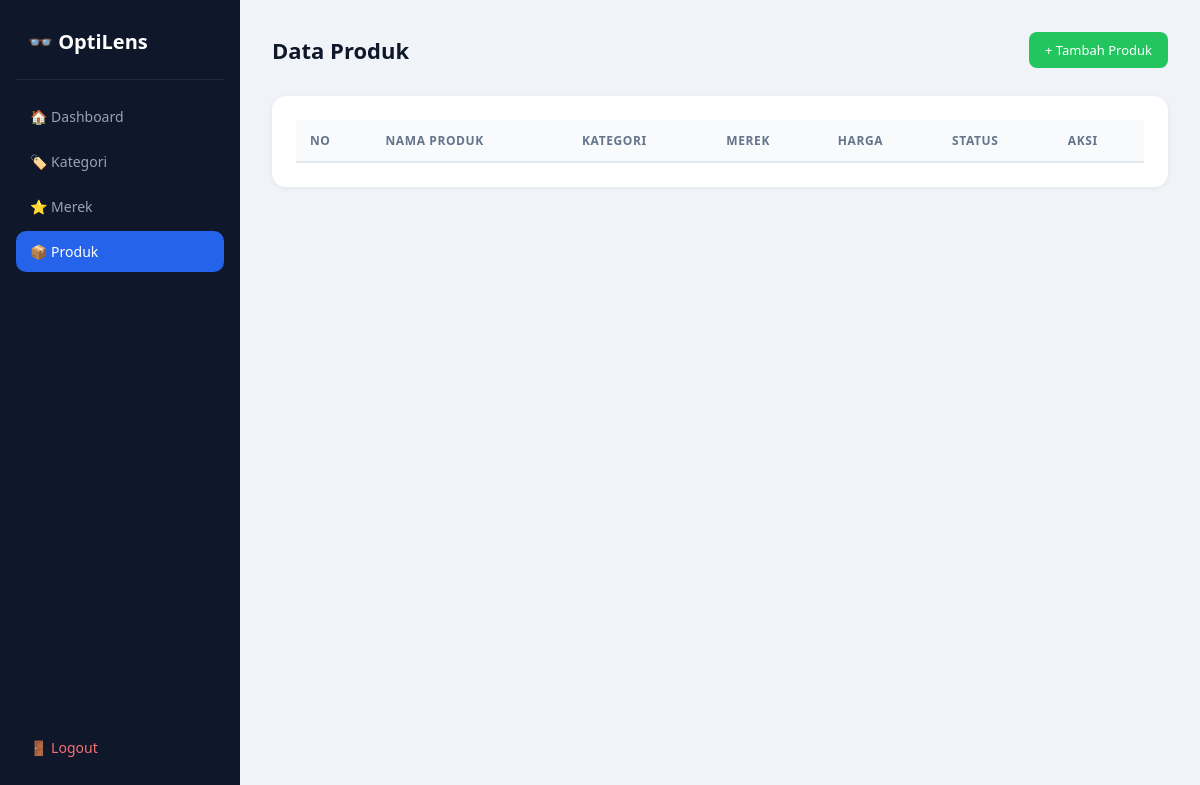
/admin/produk/index.php (signed in), run on an earlier commit of the app's database.
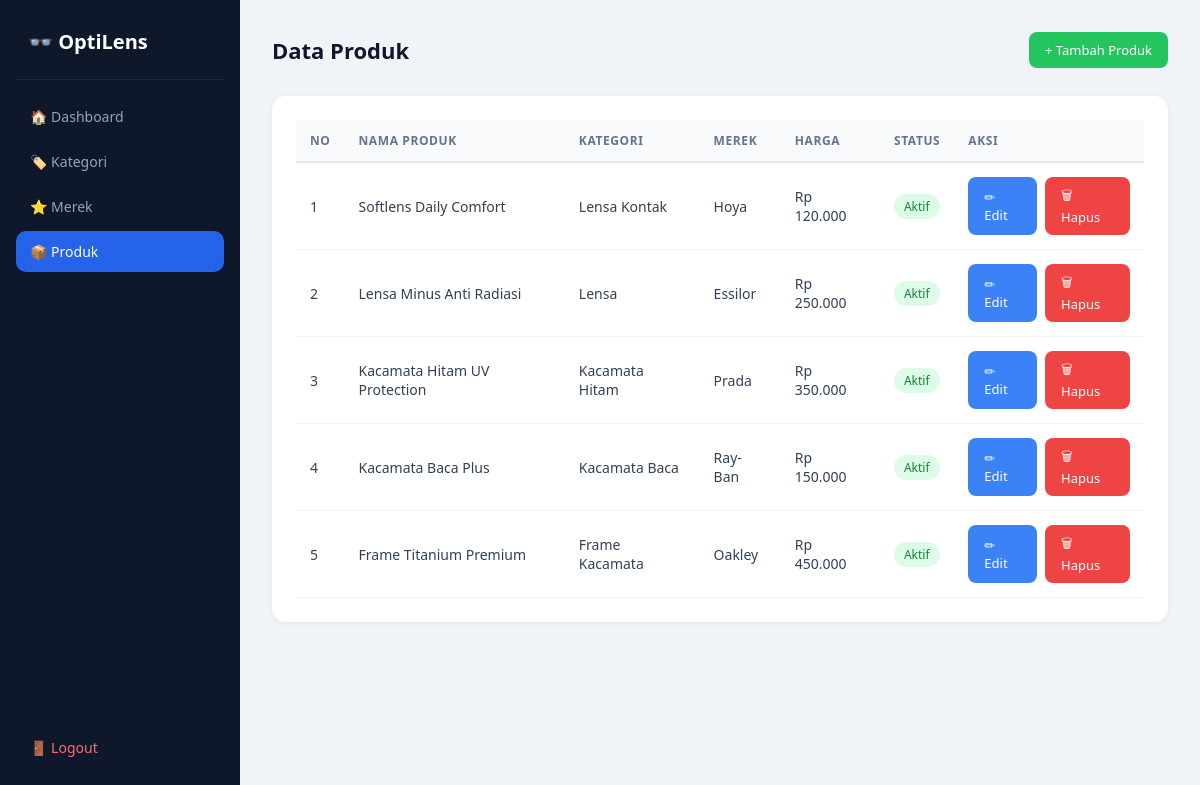
And on a later commit of the database.
### tables this page shows
CREATE TABLE `produk` (
  `id` int UNSIGNED NOT NULL,
  `kategori_id` int UNSIGNED NOT NULL,
  `merek_id` int UNSIGNED DEFAULT NULL,
  `nama` varchar(200) NOT NULL,
  `slug` varchar(220) NOT NULL,
  `deskripsi` text,
  `material` varchar(100) DEFAULT NULL COMMENT 'cth: Titanium, Plastik, TR90',
  `bentuk_frame` varchar(50) DEFAULT NULL COMMENT 'cth: Oval, Square, Cat Eye, Round',
  `jenis_lensa` varchar(100) DEFAULT NULL COMMENT 'cth: Minus, Plus, Bifokal, Anti Radiasi (untuk produk lensa)',
  `harga` decimal(12,2) NOT NULL,
  `harga_coret` decimal(12,2) DEFAULT NULL,
  `berat_gram` smallint UNSIGNED DEFAULT NULL,
  `is_aktif` tinyint(1) NOT NULL DEFAULT '1',
  `is_featured` tinyint(1) NOT NULL DEFAULT '0',
  `terjual` int UNSIGNED NOT NULL DEFAULT '0',
  `rating_avg` decimal(3,2) NOT NULL DEFAULT '0.00',
  `rating_count` int UNSIGNED NOT NULL DEFAULT '0',
  `created_at` datetime NOT NULL DEFAULT CURRENT_TIMESTAMP,
  `updated_at` datetime NOT NULL DEFAULT CURRENT_TIMESTAMP ON UPDATE CURRENT_TIMESTAMP
);

CREATE TABLE `kategori` (
  `id` int UNSIGNED NOT NULL,
  `nama` varchar(100) NOT NULL,
  `slug` varchar(120) NOT NULL,
  `deskripsi` text,
  `gambar` varchar(255) DEFAULT NULL,
  `urutan` int NOT NULL DEFAULT '0',
  `created_at` datetime NOT NULL DEFAULT CURRENT_TIMESTAMP
);

CREATE TABLE `merek` (
  `id` int UNSIGNED NOT NULL,
  `nama` varchar(100) NOT NULL,
  `slug` varchar(120) NOT NULL,
  `logo` varchar(255) DEFAULT NULL,
  `is_aktif` tinyint(1) NOT NULL DEFAULT '1'
);

### admin/produk/index.php (the view, shortened to what this page needs)
<?php
require_once "../../config/database.php";
$query = mysqli_query($conn, "
    SELECT p.*, k.nama AS kategori, m.nama AS merek
    FROM produk p
    LEFT JOIN kategori k ON p.kategori_id = k.id
    LEFT JOIN merek m ON p.merek_id = m.id
    ORDER BY p.id DESC
");
?>
<!DOCTYPE html>
<html lang="id">
<head>
    <link rel="stylesheet" href="../assets/style.css">
</head>
<body>
<div class="wrapper">
    <div class="sidebar">
        <div class="brand">👓 OptiLens</div>
        <a href="../dashboard.php">🏠 Dashboard</a>
        <a href="../kategori/index.php">🏷️ Kategori</a>
        <a href="../merek/index.php">⭐ Merek</a>
        <a href="index.php" class="active">📦 Produk</a>
        <a href="../../logout.php" class="logout">🚪 Logout</a>
    </div>
    <div class="main">
        <div class="topbar">
            <h1>Data Produk</h1>
            <a href="tambah.php" class="btn btn-add">+ Tambah Produk</a>
        </div>
        <div class="card">
            <table class="table">
                <thead>
                    <tr>
                        <th>No</th>
                        <th>Nama Produk</th>
                        <th>Kategori</th>
                        <th>Merek</th>
                        <th>Harga</th>
                        <th>Status</th>
                        <th>Aksi</th>
                    </tr>
                </thead>
                <tbody>
                <?php $no = 1; while ($row = mysqli_fetch_assoc($query)): ?>
                    <tr>
                        <td><?= $no++ ?></td>
                        <td><?= htmlspecialchars($row['nama']) ?></td>
                        <td><?= $row['kategori'] ?? '-' ?></td>
                        <td><?= $row['merek'] ?? '-' ?></td>
                        <td>Rp <?= number_format($row['harga'], 0, ',', '.') ?></td>
                        <td>
                            <span class="badge <?= $row['is_aktif'] ? 'badge-success' : 'badge-gray' ?>">
                                <?= $row['is_aktif'] ? 'Aktif' : 'Nonaktif' ?>
                            </span>
                        </td>
                        <td>
                            <div class="action">
                                <a href="edit.php?id=<?= $row['id'] ?>" class="btn btn-edit">✏ Edit</a>
                                <a href="hapus.php?id=<?= $row['id'] ?>" class="btn btn-delete"
                                   onclick="return confirm('Hapus produk ini?')">🗑 Hapus</a>
                            </div>
                        </td>
                    </tr>
                <?php endwhile; ?>
                </tbody>
            </table>
        </div>
    </div>
</div>
</body>
</html>

What changed in the data, as far as the page shows it:
added produk: nama "Softlens Daily Comfort", kategori.nama "Lensa Kontak", merek.nama "Hoya", harga "120.000", is_aktif "Aktif"
added produk: nama "Lensa Minus Anti Radiasi", kategori.nama "Lensa", merek.nama "Essilor", harga "250.000", is_aktif "Aktif"
added produk: nama "Kacamata Hitam UV Protection", kategori.nama "Kacamata Hitam", merek.nama "Prada", harga "350.000", is_aktif "Aktif"
added produk: nama "Kacamata Baca Plus", kategori.nama "Kacamata Baca", merek.nama "Ray-Ban", harga "150.000", is_aktif "Aktif"
added produk: nama "Frame Titanium Premium", kategori.nama "Frame Kacamata", merek.nama "Oakley", harga "450.000", is_aktif "Aktif"
